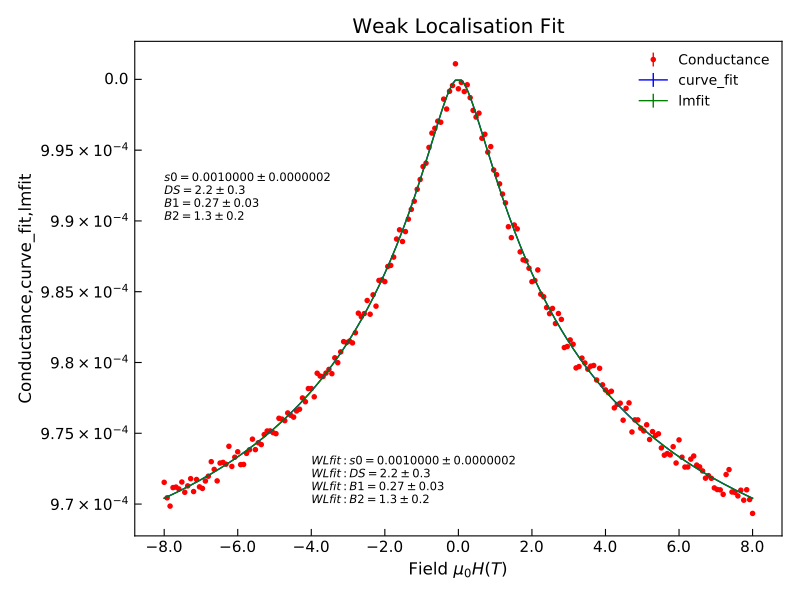

Generate this figure with Python:
"""Test Weak-localisation fitting."""
from Stoner import Data
import Stoner.Fit as SF
from numpy import linspace,ones_like
from numpy.random import normal
from copy import copy

B=linspace(-8,8,201)
params=[1E-3,2.0,0.25,1.4]
G=SF.wlfit(B,*params)+normal(size=len(B),scale=5E-7)
dG=ones_like(B)*5E-7
d=Data(B,G,dG,setas="xye",column_headers=["Field $\\mu_0H (T)$","Conductance","dConductance"])

d.curve_fit(SF.wlfit,p0=copy(params),result=True,header="curve_fit")

d.setas="xye"
d.lmfit(SF.WLfit,p0=copy(params),result=True,header="lmfit")

d.setas="xyeyy"
d.plot(fmt=["r.","b-","g-"])

d.annotate_fit(SF.wlfit,x=-8,y=9.9E-4,fontdict={"size":"x-small"})
d.annotate_fit(SF.WLfit,x=-4,y=9.7E-4,fontdict={"size":"x-small"},prefix="WLfit")
d.title="Weak Localisation Fit"
d.tight_layout()
